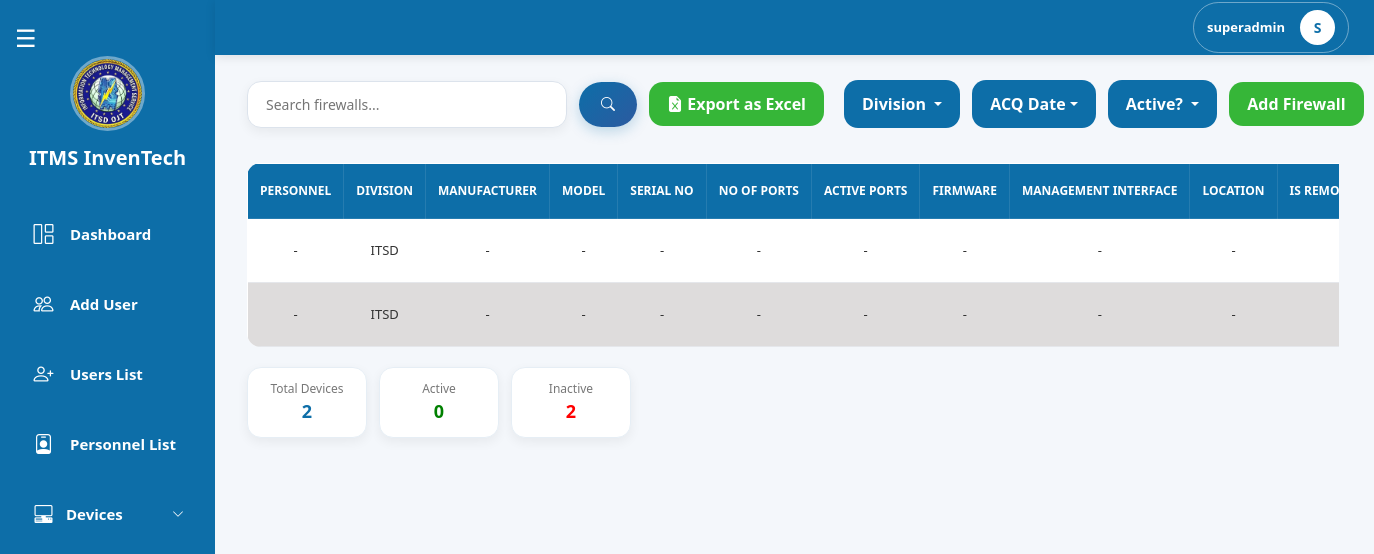
The app's page /pages/superadmin/device_firewalls.php (signed in) with its own data.
### tables this page shows
CREATE TABLE `firewalls` (
  `id` int(11) NOT NULL,
  `personnel_id` int(11) NOT NULL,
  `division_id` int(11) NOT NULL,
  `device_id` int(11) NOT NULL,
  `manufacturer` varchar(255) DEFAULT NULL,
  `model` varchar(255) DEFAULT NULL,
  `serial_no` varchar(255) DEFAULT NULL,
  `no_of_ports` int(11) DEFAULT NULL,
  `no_of_active_ports` int(11) DEFAULT NULL,
  `firmware_version` varchar(255) DEFAULT NULL,
  `management_interface_type` varchar(255) DEFAULT NULL,
  `location` varchar(255) DEFAULT NULL,
  `is_active` tinyint(1) NOT NULL,
  `is_remotely_accessible` tinyint(1) DEFAULT NULL,
  `remote_connection_details` text DEFAULT NULL,
  `remarks` text DEFAULT NULL,
  `pnp_focal_person` varchar(255) DEFAULT NULL,
  `contact_details` int(11) DEFAULT NULL,
  `acquisition_date` date DEFAULT NULL,
  `acquisition_type` varchar(255) DEFAULT NULL,
  `acquisition_details` text DEFAULT NULL,
  `previous_owners_id` longtext DEFAULT NULL CHECK (json_valid(`previous_owners_id`)),
  `created_date` date NOT NULL DEFAULT current_timestamp(),
  `last_updated_at` date DEFAULT NULL
);

CREATE TABLE `divisions` (
  `id` int(11) NOT NULL,
  `division` varchar(100) NOT NULL
);

### pages/superadmin/device_firewalls.php (the view, shortened to what this page needs)
<?php
include("../../config/db.php");
$limit  = 10;
$page   = max(1, (int)($_GET['page'] ?? 1));
$offset = ($page - 1) * $limit;
$search = trim($_GET['search'] ?? '');
$division_filter_raw = $_GET['division'] ?? [];
$division_filter     = is_array($division_filter_raw)
    ? array_filter(array_map('trim', $division_filter_raw)) : [];
$active_filter = isset($_GET['is_active']) ? trim($_GET['is_active']) : '';
$acq_filter = trim($_GET['filter_acq'] ?? '');
$where  = [];
$params = [];
$types  = '';
$whereSQL = !empty($where) ? "WHERE " . implode(" AND ", $where) : "";
$baseJoin = "
    FROM firewalls f
    LEFT JOIN personnels per ON f.personnel_id = per.id
    LEFT JOIN ranks rk       ON per.rank_id = rk.id
    LEFT JOIN divisions d    ON f.division_id = d.id
";
$stmtTotal = $conn->prepare("SELECT COUNT(*) AS total $baseJoin $whereSQL");
$stmtTotal->execute();
$totalDevices = $stmtTotal->get_result()->fetch_assoc()['total'] ?? 0;
$activeWhere   = $where;
$activeWhere[] = "f.is_active = 1";
$activeSQL     = "WHERE " . implode(" AND ", $activeWhere);
$inactiveWhere   = $where;
$inactiveWhere[] = "f.is_active = 0";
$inactiveSQL     = "WHERE " . implode(" AND ", $inactiveWhere);
$sa = $conn->prepare("SELECT COUNT(*) AS total $baseJoin $activeSQL");
$sa->execute();
$activeDevices = $sa->get_result()->fetch_assoc()['total'] ?? 0;
$si = $conn->prepare("SELECT COUNT(*) AS total $baseJoin $inactiveSQL");
$si->execute();
$inactiveDevices = $si->get_result()->fetch_assoc()['total'] ?? 0;
$stmt = $conn->prepare("
    SELECT f.*,
        CONCAT(COALESCE(rk.rank, ''), ' ', per.first_name, ' ', per.middle_name, ' ', per.last_name) AS fullname,
        d.division AS division_name
    $baseJoin
    $whereSQL
    ORDER BY f.id DESC
    LIMIT ?, ?
");
$fp = $params;
$ft = $types . 'ii';
$fp[] = $offset;
$fp[] = $limit;
$stmt->bind_param($ft, ...$fp);
$stmt->execute();
$result = $stmt->get_result();
$exportParams = http_build_query([
    'search'     => $search,
    'division'   => $division_filter,
    'is_active'  => $active_filter,
    'filter_acq' => $acq_filter,
]);
?>
<!DOCTYPE html>
<html lang="en">
<head>
    <link href="https://cdn.jsdelivr.net/npm/bootstrap@5.3.3/dist/css/bootstrap.min.css" rel="stylesheet">
    <link rel="stylesheet" href="../superadmin/css/devices.css">
    <link rel="stylesheet" href="css/superadmin_navbar.css">
    <link rel="stylesheet" href="./css/superadmin_sidebar.css">
</head>
<body>
    <?php include 'superadmin_sidebar.php'; ?>
    <?php include 'superadmin_navbar.php'; ?>
    <div class="top-bar">
        <div class="search-container">
            <form method="GET" action="device_firewalls.php" class="search-form">
                <input type="text" name="search" class="search-input"
                    placeholder="Search firewalls..." value="<?= htmlspecialchars($search) ?>">
                <button type="submit" class="search-btn"><i class="bi bi-search"></i></button>
                <a href="export_firewalls.php?<?= htmlspecialchars($exportParams) ?>"
                    class="btn add-laptop-btn"
                    onclick="setTimeout(()=>showToast('Export downloaded successfully!','success'),800)">
                    <i class="bi bi-file-earmark-excel-fill"></i> Export as Excel
                </a>
            </form>
        </div>
        <div class="right-side">
            <div class="filters">
                <form method="GET" action="device_firewalls.php" id="filterForm">
                    <div class="dropdown">
                        <?php $divLabel = empty($division_filter) ? 'Division' : (count($division_filter) === 1 ? $division_filter[0] : count($division_filter) . ' Divisions selected'); ?>
                        <button class="btn filter-btn dropdown-toggle" type="button"
                            data-bs-toggle="dropdown" data-bs-auto-close="outside">
                            <?= htmlspecialchars($divLabel) ?>
                        </button>
                    </div>
                </form>
            </div>
            <div class="dropdown">
                <?php
                $acqLabel = 'ACQ Date';
                ?>
                <button class="btn filter-btn dropdown-toggle" data-bs-toggle="dropdown"><?= htmlspecialchars($acqLabel) ?></button>
            </div>
            <div class="dropdown">
                <button class="btn filter-btn dropdown-toggle" data-bs-toggle="dropdown">
                    <?= $active_filter === '' ? 'Active?' : ($active_filter == 1 ? 'YES' : 'NO') ?>
                </button>
            </div>
            <button type="button" class="btn add-btn" data-bs-toggle="modal" data-bs-target="#addFirewallModal">
                Add Firewall
            </button>
        </div>
    </div>
    <div class="contenttable">
        <div class="table-container">
            <table class="users-table">
                <thead>
                    <tr>
                        <th>PERSONNEL</th>
                        <th>DIVISION</th>
                        <th>MANUFACTURER</th>
                        <th>MODEL</th>
                        <th>SERIAL NO</th>
                        <th>NO OF PORTS</th>
                        <th>ACTIVE PORTS</th>
                        <th>FIRMWARE</th>
                        <th>MANAGEMENT INTERFACE</th>
                        <th>LOCATION</th>
                        <th>IS REMOTE ACCESSIBLE?</th>
                    </tr>
                </thead>
                <tbody>
                    <?php if ($result->num_rows > 0): ?>
                        <?php while ($row = $result->fetch_assoc()): ?>
                            <tr class="clickable-row" data-active="<?= $row['is_active'] ? '1' : '0' ?>"
                                data-bs-toggle="modal" data-bs-target="#viewFirewallModal<?= $row['id'] ?>">
                                <td><?= htmlspecialchars($row['fullname'] ?? '-') ?: '-' ?></td>
                                <td><?= htmlspecialchars($row['division_name'] ?? 'N/A') ?></td>
                                <td><?= htmlspecialchars($row['manufacturer'] ?? '') ?: '-' ?></td>
                                <td><?= htmlspecialchars($row['model'] ?? '') ?: '-' ?></td>
                                <td><?= htmlspecialchars($row['serial_no'] ?? '') ?: '-' ?></td>
                                <td><?= htmlspecialchars($row['no_of_ports'] ?? '') ?: '-' ?></td>
                                <td><?= htmlspecialchars($row['no_of_active_ports'] ?? '') ?: '-' ?></td>
                                <td><?= htmlspecialchars($row['firmware_version'] ?? '') ?: '-' ?></td>
                                <td><?= htmlspecialchars($row['management_interface_type'] ?? '') ?: '-' ?></td>
                                <td><?= htmlspecialchars($row['location'] ?? '') ?: '-' ?></td>
                                <td><?= $row['is_remotely_accessible'] ? '<span style="color:green;font-weight:bold;">YES</span>' : '<span style="color:red;font-weight:bold;">NO</span>' ?></td>
                            </tr>
                        <?php endwhile; ?>
                    <?php else: ?>
                        <tr>
                            <td colspan="21" class="text-center">No firewall devices found.</td>
                        </tr>
                    <?php endif; ?>
                </tbody>
            </table>
        </div>
        <div class="table-footer">
            <div class="user-stats">
                <div class="stat-box total"><span class="label">Total Devices</span><span class="value"><?= $totalDevices ?></span></div>
                <div class="stat-box active"><span class="label">Active</span><span class="value"><?= $activeDevices ?></span></div>
                <div class="stat-box inactive"><span class="label">Inactive</span><span class="value"><?= $inactiveDevices ?></span></div>
            </div>
        </div>
    </div>
</body>
</html>

### pages/superadmin/css/devices.css (style rules this page uses)
:root { --sidebar-expanded: 247px; --sidebar-collapsed: 115px; --primary: #0d6ea8; --primary-dark: #0b5f91; --primary-darker: #095a8a; --primary-gradient: linear-gradient(135deg, #0d6ea8, #2c5aa0); --green: #0fa90fd3; --green-dark: #0c960cd3; --bg-page: #f4f7fb; --bg-white: #ffffff; --bg-modal-body: #f8fafc; --border-light: #dce3ec; --border-card: #eef2f6; --text-dark: #333; --text-label: #334155; --text-muted: #777; --row-even: #dedcdc; --row-hover: #dfe6e9; --shadow-sm: 0 4px 12px rgba(0, 0, 0, 0.06); --shadow-md: 0 4px 18px rgba(0, 0, 0, 0.08); --shadow-lg: 0 8px 20px rgba(0, 0, 0, 0.15); --shadow-primary: 0 4px 14px rgba(13, 110, 168, 0.25); --shadow-primary-hover: 0 6px 18px rgba(13, 110, 168, 0.35); --radius-sm: 10px; --radius-md: 14px; --radius-lg: 18px; --radius-xl: 20px; --radius-pill: 24px; }
body { background: var(--bg-page); overflow-x: hidden; }
.top-bar { margin-top: 80px; margin-left: var(--sidebar-expanded); margin-right: 35px; display: flex; justify-content: space-between; align-items: center; gap: 20px; flex-wrap: nowrap; transition: all 0.3s ease; }
.filters { display: flex; align-items: center; }
#filterForm { display: flex; align-items: center; gap: 12px; flex-wrap: nowrap; }
.filter-btn { background: var(--primary); color: white; border: none; padding: 12px 18px; border-radius: var(--radius-md); font-weight: 600; transition: all 0.3s ease; white-space: nowrap; }
.add-btn, .add-desktop-btn, .add-laptop-btn { background: var(--green); color: white; border: none; padding: 10px 18px; border-radius: var(--radius-md); font-weight: 600; transition: all 0.2s ease; white-space: nowrap; }
.right-side { display: flex; align-items: center; gap: 12px; flex-wrap: nowrap; }
.search-container { display: flex; align-items: center; }
.search-form { display: flex; align-items: center; gap: 12px; flex-wrap: nowrap; }
.search-input { width: 320px; padding: 12px 18px; border: 1px solid var(--border-light); border-radius: var(--radius-md); outline: none; font-size: 14px; font-weight: 500; background: var(--bg-white); box-shadow: var(--shadow-sm); transition: all 0.3s ease; }
.search-btn { border: none; padding: 12px 22px; border-radius: var(--radius-pill); background: var(--primary-gradient); color: white; font-size: 14px; font-weight: 600; cursor: pointer; transition: all 0.3s ease; box-shadow: var(--shadow-primary); white-space: nowrap; }
.contenttable { margin-left: var(--sidebar-expanded); margin-right: 35px; margin-top: 35px; border-radius: var(--radius-lg); transition: all 0.3s ease; overflow: visible; }
.table-container { overflow-x: auto; white-space: nowrap; }
.users-table { width: 100%; border-collapse: collapse; min-width: 1200px; background: white; border-radius: var(--radius-md); overflow: hidden; }
.users-table thead { background: var(--primary); }
.users-table thead th { color: white; padding: 18px 12px; border: 1px solid rgba(255, 255, 255, 0.1); font-size: 12px; font-weight: 700; text-align: center; white-space: nowrap; text-transform: uppercase; }
.users-table tbody td { padding: 16px 12px; font-size: 13px; text-align: center; border-bottom: 1px solid #e5e7eb; color: var(--text-dark); white-space: nowrap; }
.users-table tbody tr:nth-child(odd) { background-color: #ffffff; }
.users-table tbody tr:nth-child(even) { background-color: var(--row-even); }
.table-footer { margin-top: 20px; display: flex; justify-content: space-between; align-items: center; gap: 20px; flex-wrap: wrap; }
.user-stats { display: flex; gap: 12px; }
.stat-box { min-width: 120px; padding: 12px 16px; border-radius: var(--radius-md); background: var(--bg-white); border: 1px solid #e6eef5; box-shadow: var(--shadow-sm); text-align: center; }
.stat-box .label { display: block; font-size: 12px; color: var(--text-muted); }
.stat-box .value { font-size: 18px; font-weight: bold; color: var(--primary); }
.stat-box.active .value { color: green; }
.stat-box.inactive .value { color: red; }

### pages/superadmin/css/superadmin_sidebar.css (style rules this page uses)
.dropdown { width: 100%; font-size: 15px; font-weight: 600; }

### records on screen
firewalls: fullname "-", division.division "ITSD", manufacturer "-", model "-", serial_no "-", no_of_ports "-", no_of_active_ports "-", firmware_version "-", management_interface_type "-", location "-"
firewalls: fullname "-", division.division "ITSD", manufacturer "-", model "-", serial_no "-", no_of_ports "-", no_of_active_ports "-", firmware_version "-", management_interface_type "-", location "-"

### other values on screen
$username "superadmin"
substr($username, 0, 1) "S"
$divLabel "Division"
$acqLabel "ACQ Date"
$totalDevices "2"
$activeDevices "0"
$inactiveDevices "2"
